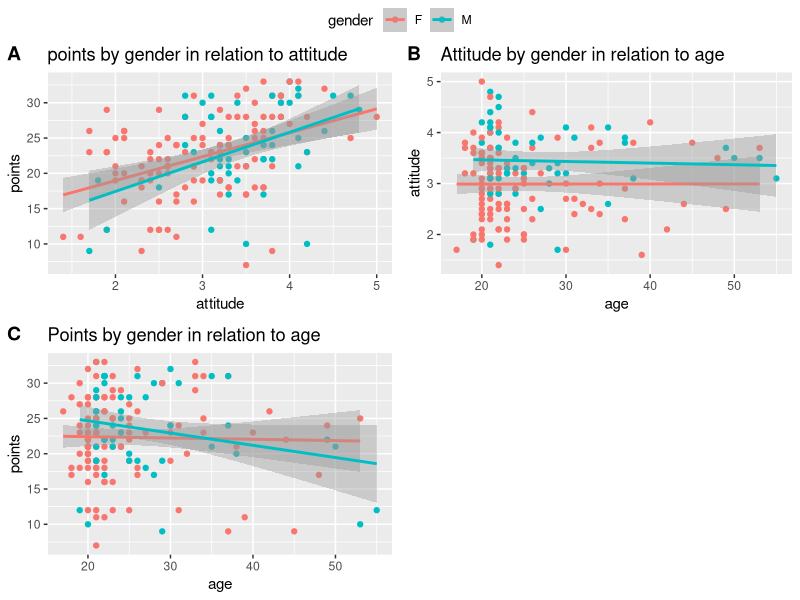
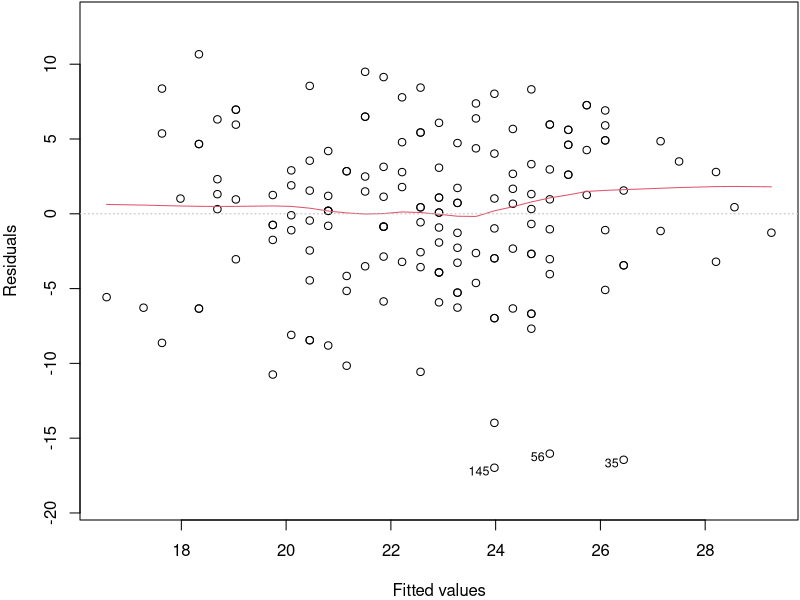
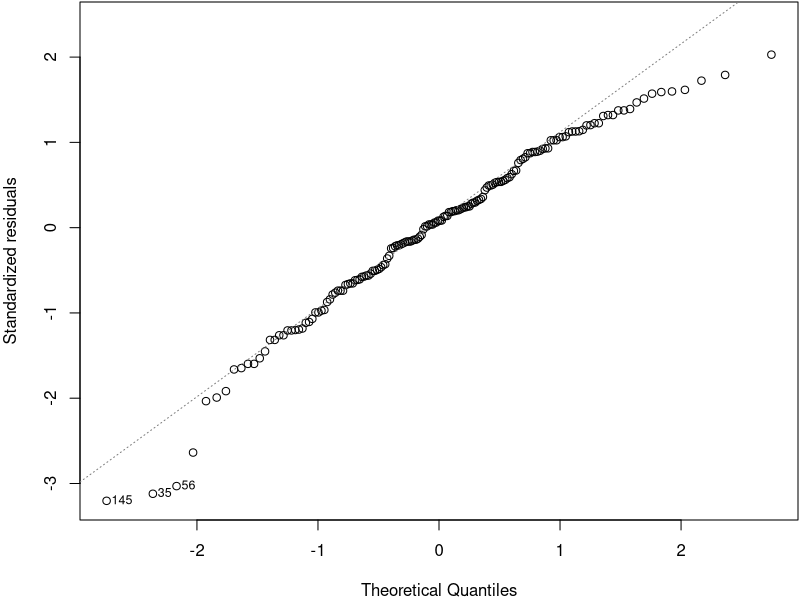
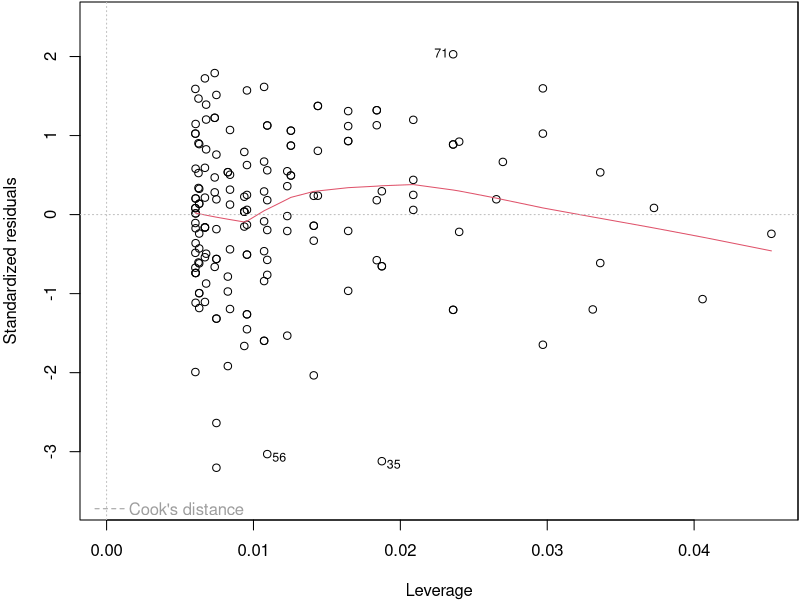

Recreate these plots in R, in order.
## ---- chunk 1

The_data <- read.csv("data/Final_data.csv")
str(The_data)
summary(The_data)

## ---- chunk 2

library(ggplot2)

# plotted data
p1 <- ggplot(The_data, aes(x = attitude, y=points, col= gender))+
  geom_point()+
  geom_smooth(method = "lm")+
  ggtitle("points by gender in relation to attitude")

p2 <- ggplot(The_data, aes(x = age, y=attitude, col= gender))+
  geom_point()+
  geom_smooth(method = "lm")+
  ggtitle("Attitude by gender in relation to age")

p3 <- ggplot(The_data, aes(x = age, y = points, col = gender))+
  geom_point()+
  geom_smooth(method = "lm")+
  ggtitle("Points by gender in relation to age")

# Arrangements of the plots
ggpubr::ggarrange(
  plotlist = list(p1, p2, p3), labels = "AUTO",
  common.legend = T)

## ---- chunk 3

library(GGally)
library(ggplot2)

my_model <- lm(points ~ attitude + deep + stra + surf, data = The_data)
summary(my_model)

## ---- chunk 4
# simpler model
my_model1 <- lm(points ~ attitude, data = The_data)

#the residuals vs. fitted values, normal QQ, and residuals vs leverage plots
par(mar = c(4, 4, .1, .1))
plot(my_model1, which = c(1,2,5))

